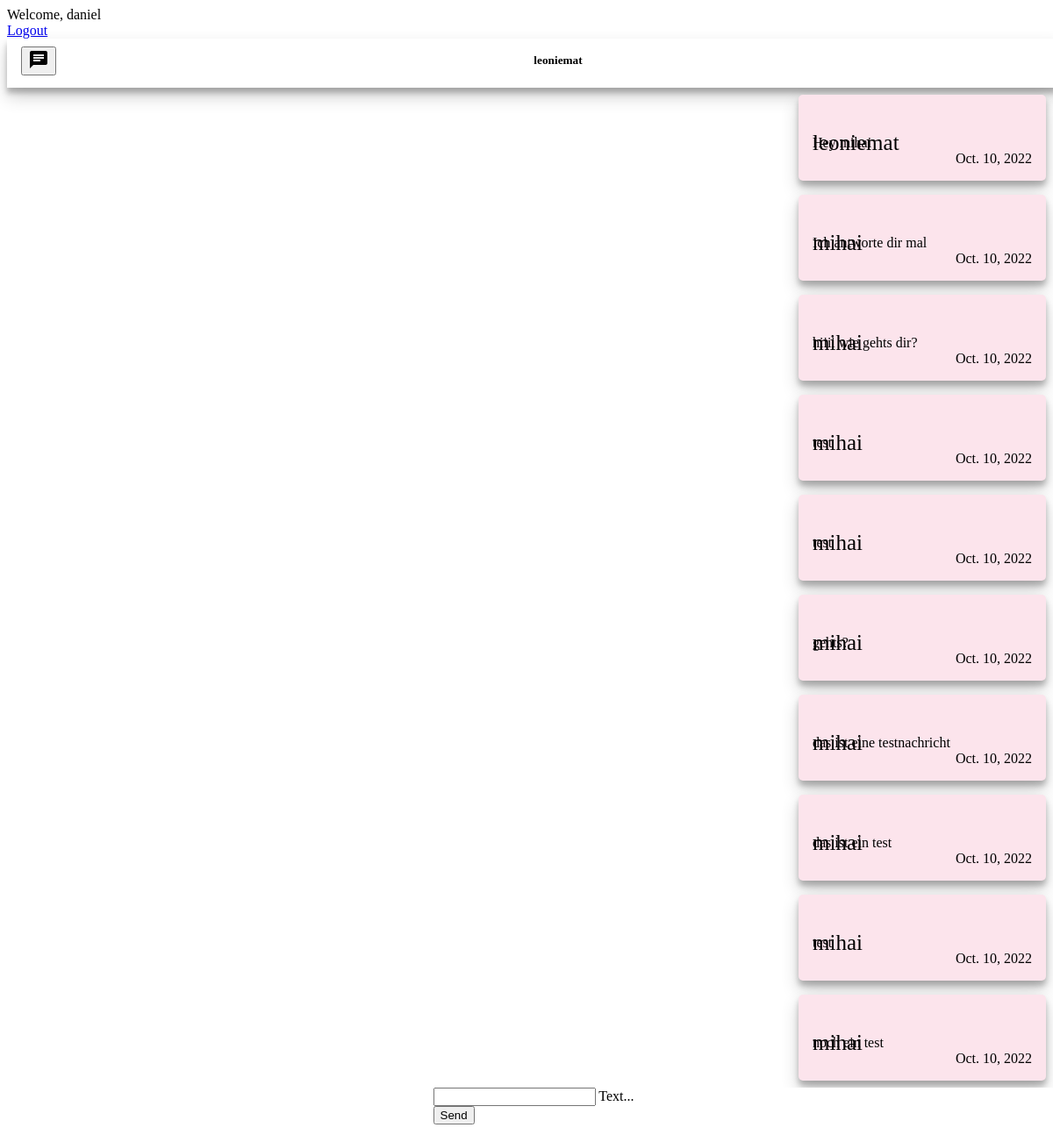
The page /chat/36/ (signed in) on the database its author committed.
### chat/models.py (models this page shows)
class Message(models.Model):
    text = models.CharField(max_length=500)
    created_at = DateField(default=date.today)
    chat = models.ForeignKey(Chat, on_delete=models.CASCADE, related_name='chat_message_set', default=None, blank=True, null=True)
    author = models.ForeignKey(settings.AUTH_USER_MODEL, on_delete=models.CASCADE, related_name='author_message_set')
    reciever = models.ForeignKey(settings.AUTH_USER_MODEL, on_delete=models.CASCADE, related_name='receiver_message_set')

### chat/views.py (the view, shortened to what this page needs)
# urls.py: path("chat/<int:id>/", message_view , name="chat"),
@login_required(login_url='/login/')
@csrf_exempt
def message_view(request, id):
    all_users = User.objects.all
    all_chats = Chat.objects.filter(participant1 = request.user.id) | Chat.objects.filter(participant2 = request.user.id)
    text_messages = Message.objects.filter(chat_id=id)
    my_chat = Chat.objects.get(id=id)
    if(request.user.id == my_chat.participant1.id):
        reciever_user = my_chat.participant2
    else:
        reciever_user = my_chat.participant1
    return render(request, 'chat/chat.html', {'messages': text_messages,'users': all_users, "chats": all_chats, "recieverUser": reciever_user, "chatId": id})

### chat/templates/chat/chat.html (shortened to what this page needs)
{% extends "base.html" %} {% block content %} {% if request.user.is_authenticated %}
<div id="information-bar-chat" >
    <div style="width: 100%; display: flex; justify-content: space-between; align-items: center; height: 50px">
        <button style="margin-left: 16px" onclick="renderAllChats()" class="mdl-button mdl-js-button mdl-button--raised mdl-button--colored">
            <i class="material-icons">chat</i>
    </button>
    <h5>{{ recieverUser }}<h5/>
    </div>
</div>
<div id="workspace">
    <div id="messagecontainer">
        {% for message in messages %}
        {% if request.user == message.author %}
        <div id="loggedInUserMessage">
            <div id="card" style="background-color: #E3F2FD">
                <div style="min-height: 30px; display: flex; justify-content: flex-start;">
                    <p style="font-size: 25px; height: 30px;">{{ message.author }}</p>
                </div>
                <div>
                    {{ message.text }}
                </div>
                <div id="createdAt">
                    <span>{{message.created_at}}</span>
                </div>
          </div>
        </div>
          {% else %}
          <div id="notloggedInUserMessage">
            <div id="card" style="background-color: #FCE4EC">
                <div style="height: 30px; display: flex; justify-content: flex-start;">
                    <p style="font-size: 25px; height: 30px;">{{ message.author }}</p>
                </div>
                <div>
                    {{ message.text }}
                </div>
                <div id="createdAt">
                    <span>{{message.created_at}}</span>
                </div>
            </div>
        </div>
          {% endif %}
        {% endfor %}
    </div>
        <div id="sendArea">
            <form onsubmit="sendMessage(); return false;" method="post">
                <div class="mdl-textfield mdl-js-textfield mdl-textfield--floating-label">
                    <input class="mdl-textfield__input" name="textmessage" type="text" id="messageField">
                    <label class="mdl-textfield__label" for="messageField">Text...</label>
                </div>
                <button class="mdl-button mdl-js-button mdl-button--raised mdl-js-ripple-effect mdl-button--accent">
                                Send
                </button>
            </form>
        </div>
</div>
{% endif %} {% endblock %}

### templates/base.html (shortened to what this page needs)
<!DOCTYPE html>
<html lang="en">
<head>
<link rel="stylesheet" href="https://code.getmdl.io/1.3.0/material.indigo-pink.min.css">
 {% load static %}
<link rel="stylesheet" href="{% static 'css/style.css' %}">
</head>
<body>
<div class="mdl-layout mdl-js-layout mdl-layout--fixed-header">
    <header class="mdl-layout__header">
      <div class="mdl-layout__header-row">
        {% if request.user.is_authenticated %}
        <span class="mdl-layout-title">Welcome, {{ request.user }} </span>
        {% else %}
        <span class="mdl-layout-title">Welcome, please log in</span>
        {% endif %}
        <nav class="mdl-navigation">
          {% if request.user.is_authenticated %}
          <a class="mdl-navigation__link" href="{% url 'logout' %}">Logout</a>
          {% endif %}
        </nav>
      </div>
    </header>
    <main class="mdl-layout__content">
      <div class="page-content">
        {% block content %}
        {% endblock %}
      </div>
    </main>
  </div>
</body>
</html>

### static/css/style.css (style rules this page uses)
.page-content { display: flex; align-items: center; flex-direction: column; width: 100vw; }
#information-bar-chat { box-shadow: 0 10px 20px rgba(0,0,0,0.19), 0 6px 6px rgba(0,0,0,0.23); height: 56px; background-color: white; display: flex; align-items: center; justify-content: space-between; width: 100%; flex-direction: column }
#workspace { width: 100%; position: inherit; display: flex; flex-direction: column; align-items: center ; justify-content: flex-end; height: calc(100vh - 60px - 60px); }
#messagecontainer { height: 100%; overflow-y: scroll; width: 100%; display: flex; flex-direction: column; }
#card { width: 250px; padding: 16px; margin: 8px 16px 8px 16px; display: flex; flex-direction: column; border-radius: 5px; box-shadow: 0 10px 20px rgba(0,0,0,0.19), 0 6px 6px rgba(0,0,0,0.23); }
#createdAt { width: 100%; display: flex; justify-content: flex-end; }
#notloggedInUserMessage { display: flex; justify-content: flex-end; }
#sendArea { display: flex; justify-content: center; background-color: white; }

### rows shown on the page
Message: author "leoniemat", text "Hey mihai", created_at "Oct. 10, 2022"
Message: author "mihai", text "Ich antworte dir mal", created_at "Oct. 10, 2022"
Message: author "mihai", text "hiiii wie gehts dir?", created_at "Oct. 10, 2022"
Message: author "mihai", text "test", created_at "Oct. 10, 2022"
Message: author "mihai", text "test", created_at "Oct. 10, 2022"
Message: author "mihai", text "gehts?", created_at "Oct. 10, 2022"
Message: author "mihai", text "das ist eine testnachricht", created_at "Oct. 10, 2022"
Message: author "mihai", text "das ist ein test", created_at "Oct. 10, 2022"
Message: author "mihai", text "test", created_at "Oct. 10, 2022"
Message: author "mihai", text "noch ein test", created_at "Oct. 10, 2022"

### other values the page prints
{{ request.user }} "daniel"
{{ recieverUser }} "leoniemat"
